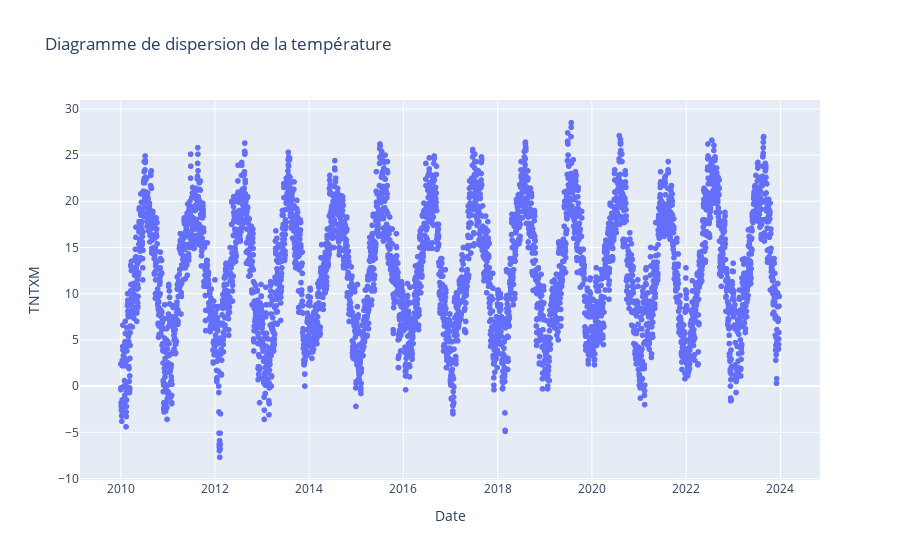

This figure's notebook cell:
### Code cell
import plotly.express as px

fig = px.scatter(median_temp_france, x='Date', y='TNTXM',  title='Diagramme de dispersion de la température')
fig.show()

### Figure 1 — Plotly figure (JSON) as saved in the notebook; plotly's stock layout.template omitted (floating-point values rounded to 4 significant figures; data arrays with more than 128 entries replaced by an {"elided": "..."} marker saying what was removed)
{"data": [{"hovertemplate": "Date=%{x}<br>TNTXM=%{y}<extra></extra>", "legendgroup": "", "marker": {"color": "#636efa", "symbol": "circle"}, "mode": "markers", "name": "", "showlegend": false, "type": "scattergl", "x": {"elided": "5105 str values"}, "xaxis": "x", "y": {"elided": "5105 float values"}, "yaxis": "y"}], "layout": {"legend": {"tracegroupgap": 0}, "title": {"text": "Diagramme de dispersion de la température"}, "xaxis": {"anchor": "y", "domain": [0, 1], "title": {"text": "Date"}}, "yaxis": {"anchor": "x", "domain": [0, 1], "title": {"text": "TNTXM"}}}}
